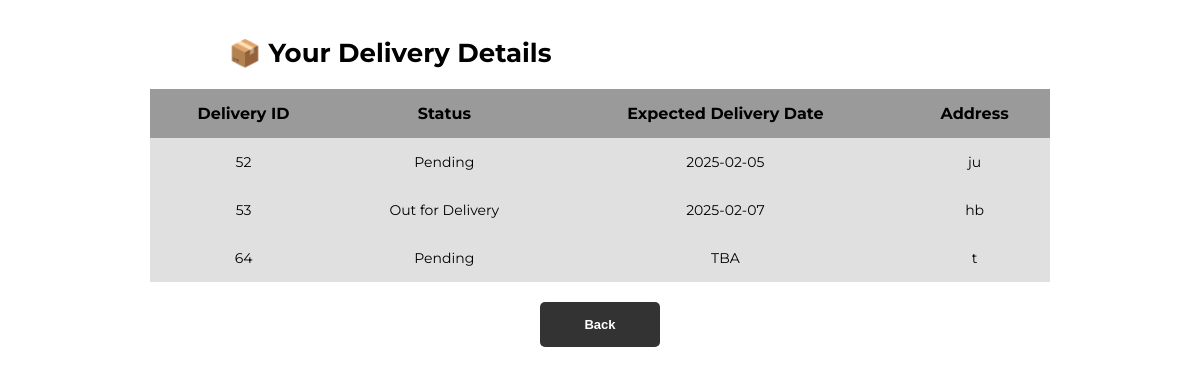
Page /viewdelcus (signed in) on the earlier database version.
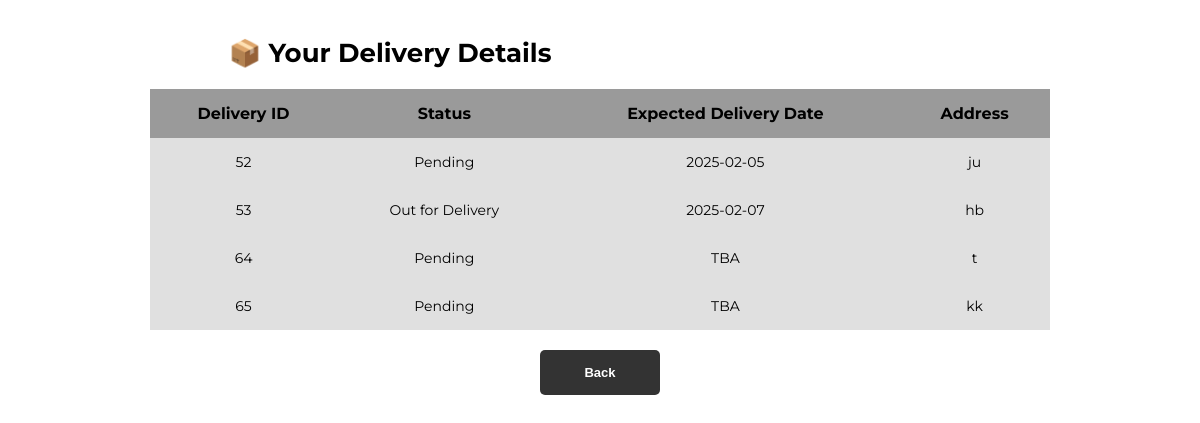
Same page on the later database version.
### main.py (models this page shows)
class Delivery(db.Model):
    id = db.Column(db.Integer, primary_key=True)
    customer_id = db.Column(db.Integer, db.ForeignKey('customer.id'), nullable=False)  # Link to customer
    delivery_status = db.Column(db.String(50), default="Pending")
    expected_delivery_date = db.Column(db.String(50), nullable=False)
    address = db.Column(db.String(255), nullable=False)
    customer = db.relationship('customer', backref=db.backref('deliveries', lazy=True))

### main.py (the view)
@tandtweb.route('/viewdelcus', methods=['GET'])
def delivery_detail():
    customer_id = session.get('user_id')
    if not customer_id:
        flash('Please log in to view your delivery details.', 'error')
        return redirect('/customer')
    deliveries = Delivery.query.filter_by(customer_id=customer_id).all()
    return render_template('viewdelcus.html', deliveries=deliveries)

### templates/viewdelcus.html (shortened to what this page needs)
<!DOCTYPE html>
<html lang="en">
<head>
    <link rel="stylesheet" href="/static/viewtable.css">
</head>
<body>
    <h1 class="viewcus">📦 Your Delivery Details</h1>
    {% if deliveries %}
        <table class="viewcus">
            <thead>
                <tr>
                    <th>Delivery ID</th>
                    <th>Status</th>
                    <th>Expected Delivery Date</th>
                    <th>Address</th>
                </tr>
            </thead>
            <tbody>
                {% for delivery in deliveries %}
                    <tr>
                        <td>{{ delivery.id }}</td>
                        <td>{{ delivery.delivery_status }}</td>
                        <td>{{ delivery.expected_delivery_date }}</td>
                        <td>{{ delivery.address }}</td>
                    </tr>
                {% endfor %}
            </tbody>
        </table>
    {% else %}
        <p class="no-deliveries">No delivery details found.</p>
    {% endif %}
    <button type="button" onclick="window.location.href='/customerhome'">Back</button>
</body>
</html>

Differences in the rows shown:
added Delivery: id "65", delivery_status "Pending", expected_delivery_date "TBA", address "kk"
